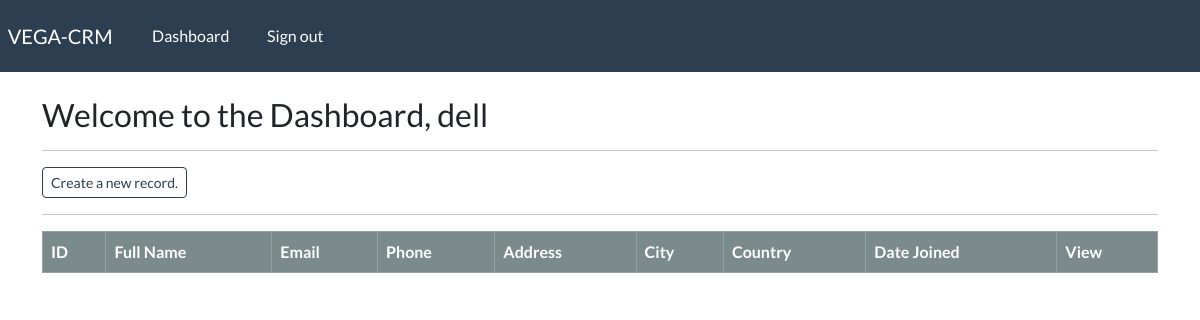
Before: /dashboard (signed in) with the older database file.
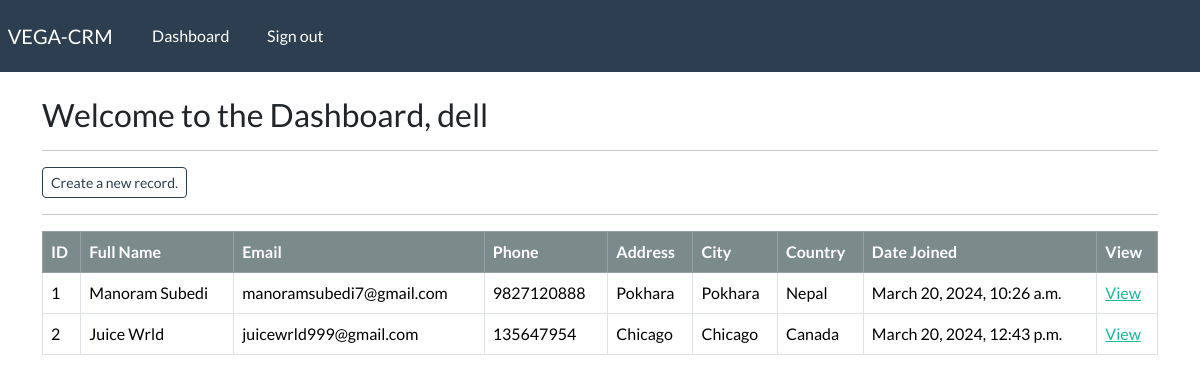
After: the same page with the newer database file.
### webapp/models.py (models this page shows, shortened)
class Record(models.Model):
    creation_date = models.DateTimeField(auto_now_add = True)
    first_name = models.CharField(max_length=50)
    last_name = models.CharField(max_length=50)
    email = models.CharField(max_length=255)
    phone = models.CharField(max_length=20)
    address = models.CharField(max_length=100)
    city = models.CharField(max_length=50)
    country = models.CharField(max_length=50)

### webapp/views.py (the view)
# urls.py: path('dashboard', views.dashboard, name="dashboard"),
@login_required(login_url='login')
def dashboard(request):
    my_records = Record.objects.all()
    context = {'records':my_records}
    return render(request, 'webapp/dashboard.html', context)

### webapp/templates/webapp/dashboard.html
{% extends 'webapp/base.html' %}
{% block content %}
    <h3>Welcome to the Dashboard, {{user}}</h3>
    <hr>
    <a class = "btn btn-outline-primary btn-sm" href="{% url 'add-record' %}">
        Create a new record. </a>
    <hr>
    <table class = "table table-hover table-bordered">
        <thead class="table-dark">
            <th scope="col"> ID </th>
            <th scope="col"> Full Name</th>
            <th scope="col"> Email </th>
            <th scope="col"> Phone </th>
            <th scope="col"> Address </th>
            <th scope="col"> City </th>
            <th scope="col"> Country </th>
            <th scope="col"> Date Joined </th>
            <th scope="col"> View </th>
        </thead>
        <tbody>
            {% if records %}
                {% for record in records %}
                <tr>
                    <td>{{record.id}}</td>
                    <td>{{record.first_name}}  {{record.last_name}}</td>
                    <td>{{record.email}}</td>
                    <td>{{record.phone}}</td>
                    <td>{{record.address}}</td>
                    <td>{{record.city}}</td>
                    <td>{{record.country}}</td>
                    <td>{{record.creation_date}}</td>
                    <td> <a href="{% url 'view' record.id %}"> View</a></td>
                </tr>
                {% endfor %}
            {% endif %}
        </tbody>
    </table>
{% endblock  %}

### webapp/templates/webapp/base.html (shortened to what this page needs)
{% load static %}
<!DOCTYPE html>
<html>
    <head>
        <link rel="stylesheet" type="text/css" href="https://bootswatch.com/5/flatly/bootstrap.min.css">
        <link rel="stylesheet" type="text/css" href="{% static 'css/styles.css' %}">
    </head>
    <body>
        {% include 'webapp/navbar.html' %}
        <div class="container">
            <br>
            {% block content %}
            {% endblock %}
        </div>
    </body>
</html>

### webapp/templates/webapp/navbar.html (shortened to what this page needs)
<nav class="navbar navbar-expand-lg navbar-dark bg-primary justify-content-center">
  <a class="navbar-brand main-heading" href="{% url 'home' %}">
    &nbsp; VEGA-CRM
  </a>
    <div class="collapse navbar-collapse text-center" id="navbarNavDropdown">
      <ul class="navbar-nav mr-auto">
        {% if user.is_authenticated %}
          <li class="nav-item">
            <a class="nav-link" href="{% url 'dashboard' %}">Dashboard &nbsp;  </a>
          </li>
          <li class="nav-item">
            <a class="nav-link" href="{% url 'logout' %}">Sign out &nbsp;  </a>
          </li>
      </ul>
      {% endif %}
    </div>
</nav>

Changed rows visible on the page:
added Record: id "1", first_name "Manoram", last_name "Subedi", email "manoramsubedi7@gmail.com", phone "9827120888", address "Pokhara", city "Pokhara", country "Nepal", creation_date "March 20, 2024, 10:26 a.m."
added Record: id "2", first_name "Juice", last_name "Wrld", email "juicewrld999@gmail.com", phone "135647954", address "Chicago", city "Chicago", country "Canada", creation_date "March 20, 2024, 12:43 p.m."
